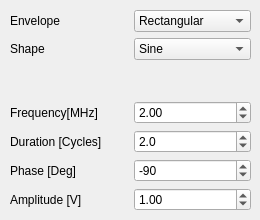
    <widget class="QWidget" name="tab_2">
     <attribute name="title">
      <string>Pulser</string>
     </attribute>
     <widget class="QWidget" name="gridLayoutWidget_4">
      <property name="geometry">
       <rect>
        <x>10</x>
        <y>10</y>
        <width>241</width>
        <height>201</height>
       </rect>
      </property>
      <layout class="QGridLayout" name="gridLayout">
       <item row="4" column="1">
        <widget class="QDoubleSpinBox" name="pulseFrequencySpinBox">
         <property name="locale">
          <locale language="English" country="UnitedKingdom"/>
         </property>
         <property name="buttonSymbols">
          <enum>QAbstractSpinBox::UpDownArrows</enum>
         </property>
         <property name="suffix">
          <string/>
         </property>
         <property name="decimals">
          <number>2</number>
         </property>
         <property name="minimum">
          <double>0.100000000000000</double>
         </property>
         <property name="maximum">
          <double>20.000000000000000</double>
         </property>
         <property name="singleStep">
          <double>0.100000000000000</double>
         </property>
         <property name="value">
          <double>2.000000000000000</double>
         </property>
        </widget>
       </item>
       <item row="5" column="0">
        <widget class="QLabel" name="pulseDurationLabel">
         <property name="locale">
          <locale language="English" country="UnitedKingdom"/>
         </property>
         <property name="text">
          <string>Duration [Cycles]</string>
         </property>
        </widget>
       </item>
       <item row="6" column="1">
        <widget class="QDoubleSpinBox" name="pulsePhaseSpinBox">
         <property name="locale">
          <locale language="English" country="UnitedKingdom"/>
         </property>
         <property name="buttonSymbols">
          <enum>QAbstractSpinBox::UpDownArrows</enum>
         </property>
         <property name="suffix">
          <string/>
         </property>
         <property name="decimals">
          <number>0</number>
         </property>
         <property name="minimum">
          <double>-360.000000000000000</double>
         </property>
         <property name="maximum">
          <double>360.000000000000000</double>
         </property>
         <property name="singleStep">
          <double>15.000000000000000</double>
         </property>
         <property name="value">
          <double>-90.000000000000000</double>
         </property>
        </widget>
       </item>
       <item row="1" column="0">
        <widget class="QLabel" name="pulseEnvelopeLabel">
         <property name="locale">
          <locale language="English" country="UnitedKingdom"/>
         </property>
         <property name="text">
          <string>Envelope</string>
         </property>
        </widget>
       </item>
       <item row="1" column="1">
        <widget class="QComboBox" name="pulseEnvelopeComboBox">
         <property name="currentText">
          <string>Rectangular</string>
         </property>
         <property name="currentIndex">
          <number>0</number>
         </property>
         <item>
          <property name="text">
           <string>Rectangular</string>
          </property>
         </item>
         <item>
          <property name="text">
           <string>Hann</string>
          </property>
         </item>
         <item>
          <property name="text">
           <string>Hamming</string>
          </property>
         </item>
         <item>
          <property name="text">
           <string>Triangular</string>
          </property>
         </item>
         <item>
          <property name="text">
           <string>Tukey</string>
          </property>
         </item>
        </widget>
       </item>
       <item row="2" column="0">
        <widget class="QLabel" name="pulseShapeLabel">
         <property name="locale">
          <locale language="English" country="UnitedKingdom"/>
         </property>
         <property name="text">
          <string>Shape</string>
         </property>
        </widget>
       </item>
       <item row="4" column="0">
        <widget class="QLabel" name="pulseFrequencySpinBoxLabel">
         <property name="locale">
          <locale language="English" country="UnitedKingdom"/>
         </property>
         <property name="text">
          <string>Frequency[MHz]</string>
         </property>
        </widget>
       </item>
       <item row="6" column="0">
        <widget class="QLabel" name="pulsePhaseLabel">
         <property name="locale">
          <locale language="English" country="UnitedKingdom"/>
         </property>
         <property name="text">
          <string>Phase [Deg]</string>
         </property>
        </widget>
       </item>
       <item row="2" column="1">
        <widget class="QComboBox" name="pulseShapeComboBox">
         <property name="currentText">
          <string>Sine</string>
         </property>
         <property name="currentIndex">
          <number>0</number>
         </property>
         <item>
          <property name="text">
           <string>Sine</string>
          </property>
         </item>
         <item>
          <property name="text">
           <string>Square</string>
          </property>
         </item>
         <item>
          <property name="text">
           <string>Triangular</string>
          </property>
         </item>
         <item>
          <property name="text">
           <string>Sawtooth</string>
          </property>
         </item>
        </widget>
       </item>
       <item row="5" column="1">
        <widget class="QDoubleSpinBox" name="pulseDurationSpinBox">
         <property name="locale">
          <locale language="English" country="UnitedKingdom"/>
         </property>
         <property name="buttonSymbols">
          <enum>QAbstractSpinBox::UpDownArrows</enum>
         </property>
         <property name="suffix">
          <string/>
         </property>
         <property name="decimals">
          <number>1</number>
         </property>
         <property name="minimum">
          <double>0.500000000000000</double>
         </property>
         <property name="maximum">
          <double>50.000000000000000</double>
         </property>
         <property name="singleStep">
          <double>0.500000000000000</double>
         </property>
         <property name="value">
          <double>2.000000000000000</double>
         </property>
        </widget>
       </item>
       <item row="7" column="0">
        <widget class="QLabel" name="pulseAmplitudeLabel">
         <property name="locale">
          <locale language="English" country="UnitedKingdom"/>
         </property>
         <property name="text">
          <string>Amplitude [V]</string>
         </property>
        </widget>
       </item>
       <item row="7" column="1">
        <widget class="QDoubleSpinBox" name="pulseAmplitudeSpinBox">
         <property name="locale">
          <locale language="English" country="UnitedKingdom"/>
         </property>
         <property name="buttonSymbols">
          <enum>QAbstractSpinBox::UpDownArrows</enum>
         </property>
         <property name="suffix">
          <string/>
         </property>
         <property name="decimals">
          <number>2</number>
         </property>
         <property name="minimum">
          <double>0.010000000000000</double>
         </property>
         <property name="maximum">
          <double>4.000000000000000</double>
         </property>
         <property name="singleStep">
          <double>0.100000000000000</double>
         </property>
         <property name="value">
          <double>1.000000000000000</double>
         </property>
        </widget>
       </item>
       <item row="3" column="0">
        <spacer name="verticalSpacer_8">
         <property name="orientation">
          <enum>Qt::Vertical</enum>
         </property>
         <property name="sizeHint" stdset="0">
          <size>
           <width>20</width>
           <height>40</height>
          </size>
         </property>
        </spacer>
       </item>
      </layout>
     </widget>
    </widget>
